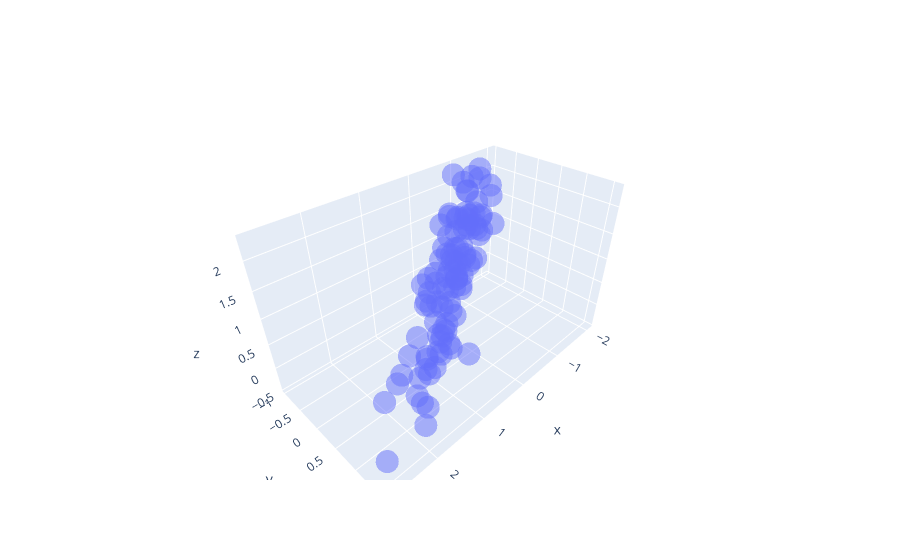

Notebook source saved alongside this figure:
### Markdown cell above
#### 3D data

### Code cell
z = -.5*x + 2*np.random.uniform(size=N)
data = np.stack((x,y,z)).T
print("data.shape =",data.shape)
cov = np.cov(data.T)
print("covariance matrix =\n",cov)

# Plot our data
import plotly.graph_objects as go
fig = go.Figure(data=[go.Scatter3d(x=x, y=y, z=z,mode='markers', marker=dict(size=8,opacity=0.5), name="data" )])
fig.update_layout( xaxis_title="x", yaxis_title="y", yaxis = dict(scaleanchor = "x",scaleratio = 1) )
fig.show()
